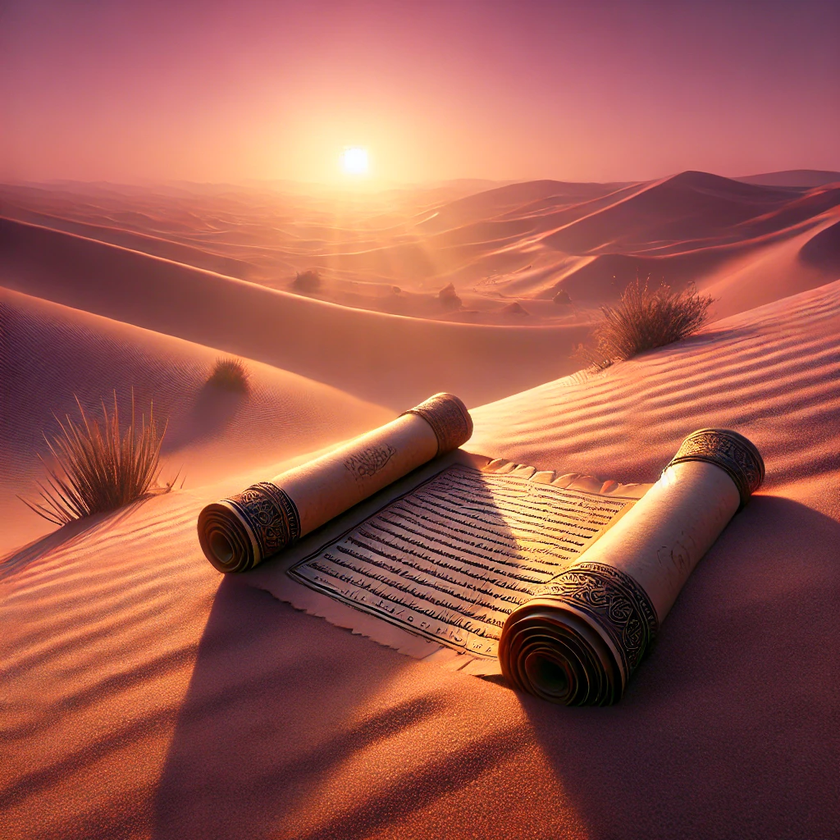
#> input picture artifacts/mirage.png, 840 x 840 px, shrunk from 1024 x 1024 before the run; its folder holds only this picture in this run
$ jupyter execute --allow-errors 05_chal.ipynb
#> lines starting #> are read from the running program, lines starting #| are printed output that depends on the picture
## Helpers

[cell 1]
import os
import requests
import time
from dotenv import load_dotenv

load_dotenv()

#> (the rest of this cell did not finish here and is left out)

#> (a cell that did not finish here is left out)

#> (a cell that did not finish here is left out)

#> (a cell that did not finish here is left out)

## Challenge

[cell 5]
CHALLENGE = "mirage"
#submit("", CHALLENGE)

[cell 6]
import numpy as np
from PIL import Image

[cell 7]
img = Image.open("./artifacts/mirage.png")
#> img is the input picture: PIL image 840x840 RGB; mean R, G, B 156.5, 89.8, 78.9
pixels = np.array(img)

[cell 8]
out = []
for pixel in pixels.flatten():
    out.append(pixel & 1)
#> this loop made 2116800 passes
#> pixel on passes 1 to 3: 110, 61, 87
#> after the loop, out = 2116800 items

#> (a cell that did not finish here is left out)

#> (a cell that did not finish here is left out)

[cell 11]
image = Image.open("./artifacts/mirage.png").convert("L")
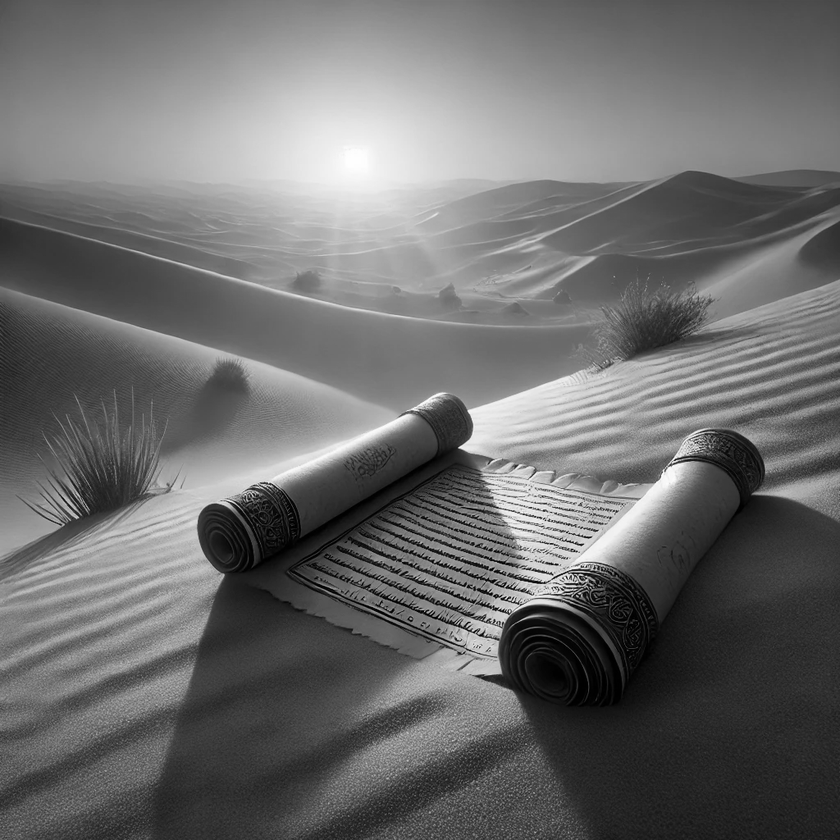
#> image: PIL image 840x840 L; min 0, max 254, mean 108.5
pixels = np.array(image)

[cell 12]
enc = (pixels + 13) % 256
enc_img = Image.fromarray(enc.astype(np.uint8))
